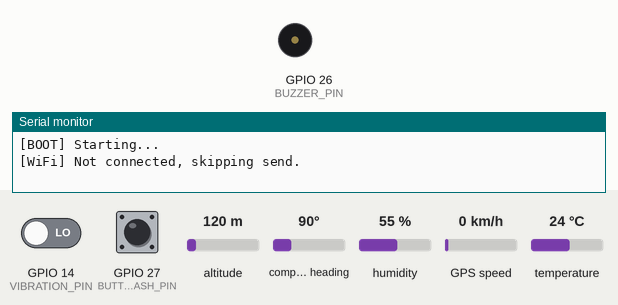
The sketch below on a simulated ESP32. Shown: buzzer (waves = sounding, pin HIGH), the last lines printed to the serial monitor. The test bench sets the inputs (shaded band); at power-on: GPIO 14 (VIBRATION_PIN) LOW, GPIO 27 (BUTTON_CRASH_PIN) HIGH, altitude 120 m, compass heading 90°, humidity 55 %, GPS speed 0 km/h, temperature 24 °C. WiFi joins after 1.5 s; servers stay silent unless stated; uploads are accepted with an empty reply; the GPS gets a fix after 3 s at 37.7749, -122.4194 with 8 satellites.

Above: at 1.2 s.
1.3 s: GPIO 14 (VIBRATION_PIN) driven HIGH
At 2.09 s:
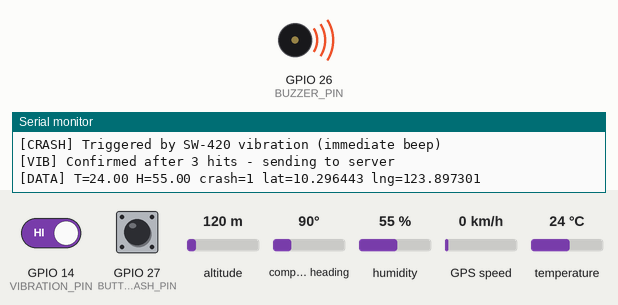
4.8 s: GPIO 27 (BUTTON_CRASH_PIN) pulled LOW for 0.15 s
Timing chart, 0 to 14.3 s (numbered marks = the images above; inputs shaded):
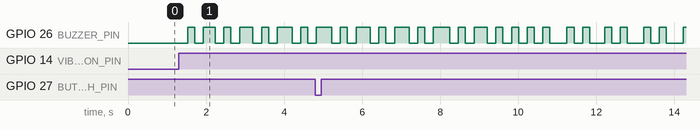

The sketch:

Devices.ino
```cpp
#include <WiFi.h>
#include <HTTPClient.h>
#include <DHT.h>
#include <TinyGPS++.h>

// -------------------- Network / Server --------------------
const char* ssid = "realme";
const char* password = "00000000";
const char* serverName = "http://10.249.1.247/esp_32_api/insert.php";

// -------------------- Pins --------------------
#define DHTPIN 4
#define DHTTYPE DHT11

#define BUTTON_CRASH_PIN 27   // manual push button crash trigger
#define VIBRATION_PIN    14   // SW-420 DO pin
#define BUZZER_PIN       26   // active buzzer HIGH=ON

#define GPS_RX 16
#define GPS_TX 17

// -------------------- Behavior --------------------
const unsigned long SEND_INTERVAL_MS = 1000;   // API send interval
const unsigned long CRASH_HOLD_MS    = 5000;   // keep crash=1 for 5s
const unsigned long WIFI_RETRY_MS    = 5000;
const uint16_t HTTP_TIMEOUT_MS       = 5000;

// Button debounce
const unsigned long BUTTON_DEBOUNCE_MS = 30;

// SW-420 filtering (tune if too sensitive/noisy)
const int VIB_ACTIVE_LEVEL = HIGH;             // most SW-420 modules: HIGH on vibration
const uint8_t VIB_CONFIRM_COUNT = 3;           // consecutive hits required for server
const unsigned long VIB_SAMPLE_MS = 10;

// Buzzer pattern (non-blocking)
const unsigned long BUZZER_ON_MS  = 180;
const unsigned long BUZZER_OFF_MS = 220;

// -------------------- Objects --------------------
DHT dht(DHTPIN, DHTTYPE);
TinyGPSPlus gps;
HardwareSerial gpsSerial(2);

// -------------------- State --------------------
unsigned long lastSendMs = 0;
unsigned long lastWifiRetryMs = 0;
unsigned long crashUntilMs = 0;

// button state
int lastButtonRaw = HIGH;
int buttonStableState = HIGH;
unsigned long lastButtonChangeMs = 0;

// vibration state
unsigned long lastVibSampleMs = 0;
uint8_t vibHitCount = 0;
bool vibBuzzerTriggered = false;  // IMPROVED: immediate buzzer on first hit

// buzzer state
bool buzzerOn = false;
unsigned long buzzerTickMs = 0;

// -------------------- Helpers --------------------
void connectWiFiIfNeeded() {
  if (WiFi.status() == WL_CONNECTED) return;

  unsigned long now = millis();
  if ((now - lastWifiRetryMs) < WIFI_RETRY_MS) return;
  lastWifiRetryMs = now;

  Serial.println("[WiFi] Connecting...");
  WiFi.disconnect(true, true);
  WiFi.begin(ssid, password);
}

void readGpsStream() {
  while (gpsSerial.available() > 0) {
    gps.encode(gpsSerial.read());
  }
}

void triggerCrashHold(const char* source) {
  crashUntilMs = millis() + CRASH_HOLD_MS;
  Serial.print("[CRASH] Triggered by ");
  Serial.println(source);
}

void processManualButton() {
  int raw = digitalRead(BUTTON_CRASH_PIN);
  unsigned long now = millis();

  // detect raw change
  if (raw != lastButtonRaw) {
    lastButtonRaw = raw;
    lastButtonChangeMs = now;
  }

  // debounce stable state
  if ((now - lastButtonChangeMs) >= BUTTON_DEBOUNCE_MS) {
    if (buttonStableState != raw) {
      buttonStableState = raw;

      // active LOW button press event
      if (buttonStableState == LOW) {
        triggerCrashHold("manual button");
      }
    }
  }
}

// IMPROVED: Separate logic for immediate buzzer vs. server-confirmed crash
void processVibrationSensor() {
  unsigned long now = millis();
  if ((now - lastVibSampleMs) < VIB_SAMPLE_MS) return;
  lastVibSampleMs = now;

  int raw = digitalRead(VIBRATION_PIN);
  bool hit = (raw == VIB_ACTIVE_LEVEL);

  if (hit) {
    // IMPROVED: Trigger buzzer IMMEDIATELY on first vibration hit
    if (!vibBuzzerTriggered) {
      Serial.println("[VIB] Shake detected! Buzzer triggered immediately.");
      vibBuzzerTriggered = true;
      triggerCrashHold("SW-420 vibration (immediate beep)");
    }

    // Accumulate hits for server confirmation
    if (vibHitCount < 255) vibHitCount++;

    // Server confirmation still requires 3 hits
    if (vibHitCount >= VIB_CONFIRM_COUNT) {
      Serial.printf("[VIB] Confirmed after %d hits - sending to server\n", VIB_CONFIRM_COUNT);
      vibHitCount = 0;
      vibBuzzerTriggered = false;
    }
  } else {
    // Reset when vibration stops
    vibHitCount = 0;
    vibBuzzerTriggered = false;
  }
}

int computeCrashState() {
  processManualButton();
  processVibrationSensor();

  // overflow-safe hold check
  return ((long)(millis() - crashUntilMs) < 0) ? 1 : 0;
}

void updateBuzzer(int crash) {
  unsigned long now = millis();

  if (crash == 1) {
    if (buzzerOn) {
      if ((now - buzzerTickMs) >= BUZZER_ON_MS) {
        buzzerOn = false;
        buzzerTickMs = now;
        digitalWrite(BUZZER_PIN, LOW);
      }
    } else {
      if ((now - buzzerTickMs) >= BUZZER_OFF_MS) {
        buzzerOn = true;
        buzzerTickMs = now;
        digitalWrite(BUZZER_PIN, HIGH);
      }
    }
  } else {
    buzzerOn = false;
    buzzerTickMs = now;
    digitalWrite(BUZZER_PIN, LOW);
  }
}

bool postToServer(float temp, float hum, int crash, double lat, double lng) {
  HTTPClient http;
  http.setTimeout(HTTP_TIMEOUT_MS);
  http.begin(serverName);
  http.addHeader("Content-Type", "application/x-www-form-urlencoded");

  String body;
  body.reserve(150);
  body  = "temperature=" + String(temp, 2);
  body += "&humidity=" + String(hum, 2);
  body += "&crash=" + String(crash);
  body += "&latitude=" + String(lat, 6);
  body += "&longitude=" + String(lng, 6);

  int code = http.POST(body);
  Serial.printf("[HTTP] code=%d crash=%d\n", code, crash);

  if (code > 0) {
    Serial.println("[HTTP] " + http.getString());
    http.end();
    return true;
  } else {
    Serial.println("[HTTP] Error: " + http.errorToString(code));
    http.end();
    return false;
  }
}

// -------------------- Setup / Loop --------------------
void setup() {
  Serial.begin(115200);

  dht.begin();
  gpsSerial.begin(9600, SERIAL_8N1, GPS_RX, GPS_TX);

  // Manual button: INPUT_PULLUP (press -> LOW)
  pinMode(BUTTON_CRASH_PIN, INPUT_PULLUP);

  // SW-420: often stable on INPUT; if floating/noisy, use INPUT_PULLUP and invert VIB_ACTIVE_LEVEL
  pinMode(VIBRATION_PIN, INPUT);

  pinMode(BUZZER_PIN, OUTPUT);
  digitalWrite(BUZZER_PIN, LOW);

  WiFi.begin(ssid, password);
  Serial.println("[BOOT] Starting...");
}

void loop() {
  readGpsStream();
  connectWiFiIfNeeded();

  // keep alert logic responsive at high rate
  int crash = computeCrashState();
  updateBuzzer(crash);

  unsigned long now = millis();
  if ((now - lastSendMs) < SEND_INTERVAL_MS) return;
  lastSendMs = now;

  if (WiFi.status() != WL_CONNECTED) {
    Serial.println("[WiFi] Not connected, skipping send.");
    return;
  }

  float temp = dht.readTemperature();
  float hum = dht.readHumidity();
  if (isnan(temp) || isnan(hum)) {
    Serial.println("[DHT] Read failed, skipping.");
    return;
  }

  double lat = 10.296443;
  double lng = 123.897301;
  if (gps.location.isValid()) {
    lat = gps.location.lat();
    lng = gps.location.lng();
  }

  Serial.printf("[DATA] T=%.2f H=%.2f crash=%d lat=%.6f lng=%.6f\n",
                temp, hum, crash, lat, lng);

  // 1 retry only (short pause)
  if (!postToServer(temp, hum, crash, lat, lng)) {
    delay(200);
    postToServer(temp, hum, crash, lat, lng);
  }
}
```

Measured:
- after the input at 1.3 s, GPIO 26 (BUZZER_PIN): LOW → HIGH after 0.23 s, then repeats every 0.93 s: LOW 0.22 s, HIGH 0.31 s, LOW 0.22 s, HIGH 0.18 s
